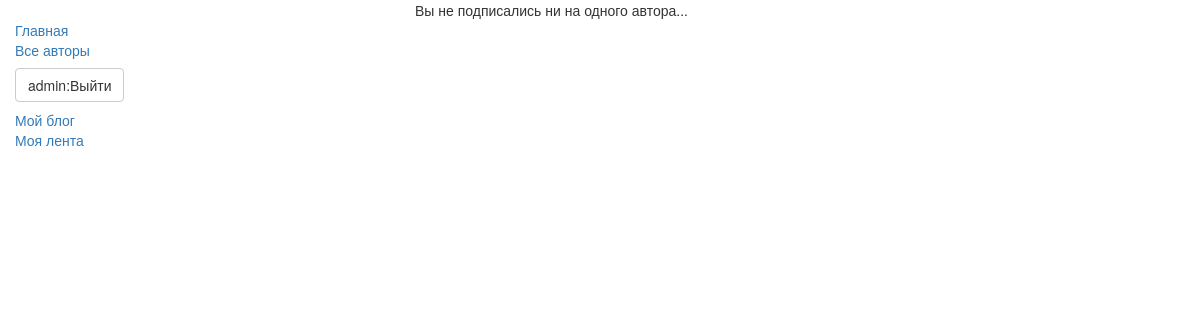
/ribbon/ (signed in), run on an earlier commit of the app's database.
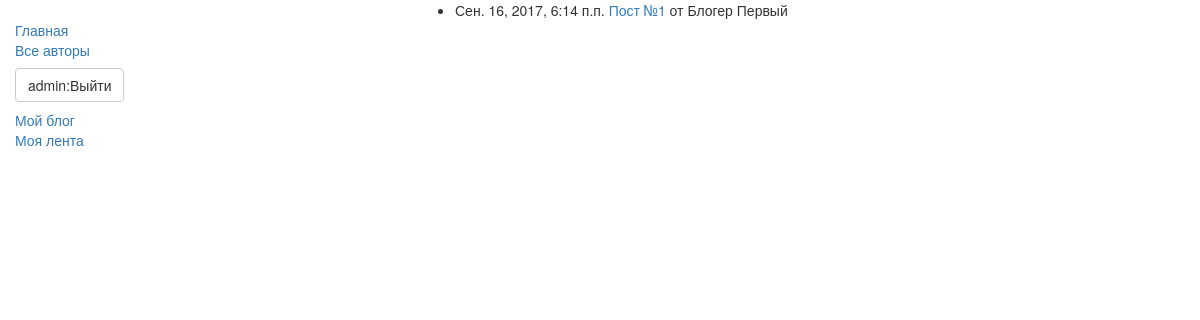
And on a later commit of the database.
### blog/models.py (models this page shows, shortened)
class Post(models.Model):
    title = models.CharField(max_length=256, verbose_name='Заголовок')
    created = models.DateTimeField(auto_now_add=True, verbose_name='Создано')
    published = models.DateTimeField(blank=True, null=True, verbose_name='Опубликовано')
    content = models.TextField(verbose_name='Контент')
    author = models.ForeignKey(Profile, related_name='author')
    def get_absolute_url(self):
        return '/post/%i/' % self.pk
    def __str__(self):
        return f'{self.title}:{self.created}:{self.published}:{self.author}'
    class Meta:
        ordering = ('-published',)

class Profile(models.Model):
    user = models.OneToOneField(User, on_delete=models.CASCADE)
    blog_name = models.CharField(max_length=1024, verbose_name='Название блога')
    subscribes = models.ManyToManyField("self", blank=True, symmetrical=False)  # Подписки
    def __str__(self):
        return (f'{self.user.last_name} {self.user.first_name}: {self.blog_name}')

### blog/views.py (the view)
# urls.py: url(r'^ribbon/$', views.RibbonBlogList.as_view(), name='ribbon'),
class RibbonBlogList(ListView):
    model = Post
    context_object_name = 'ribbon'
    template_name = 'posts/posts_ribbon.html'
    def get_context_data(self, *args, **kwargs):
        context = super(RibbonBlogList, self).get_context_data(*args, **kwargs)
        print('RibbonBlogList.context:', context['ribbon'])
        return context

### blog/templates/posts/posts_ribbon.html
{% extends 'base_generic.html' %} {% block title %}Моя лента{% endblock title %} {% block content %} {% if ribbon %}
<ul>
    {% for item in ribbon %} {% if item.published %}
    <li>{{ item.published }} <a href="{{ item.get_absolute_url }}"> {{ item.title }}</a> от {{item.author.user.first_name}} {{item.author.user.last_name}}</li>
    {% endif %} {% endfor %}
</ul>
{% else %}
<p>Вы не подписались ни на одного автора...</p>
{% endif %} {% endblock content %}

What changed in the data, as far as the page shows it:
added Post: published "Сен. 16, 2017, 6:14 п.п.", title "Пост №1", author.user.first_name "Блогер", author.user.last_name "Первый"
Also different on the page:
text no longer shown: "Вы не подписались ни на одного автора..."
